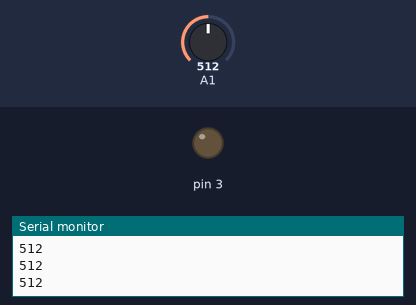
Recording of a sketch running on a simulated Arduino Uno, built with avr-gcc and run on an emulated ATmega328P. Parts: output pins drawn as LEDs (lit = HIGH), the last lines printed to the serial monitor. The inputs (shaded band) are chosen by the test bench; at power-on: A1 = 512.

Above: at 1.2 s.
1.3 s: A1 set to 521
At 2.0 s:
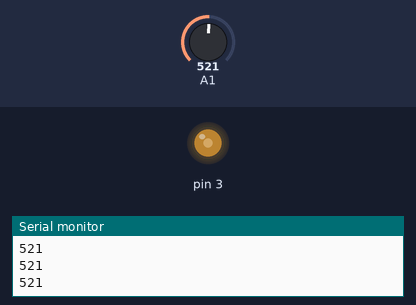
2.9 s: A1 set to 716
At 3.5 s:
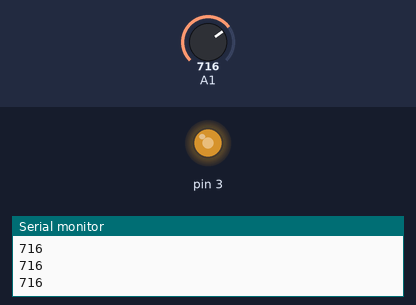
4.5 s: A1 set to 900
At 4.9 s:
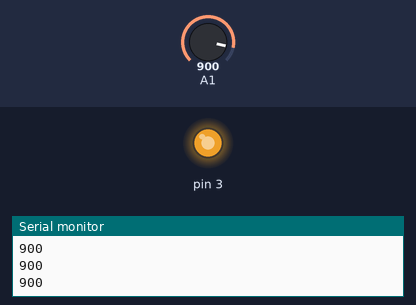
Timing chart, 0 to 7.5 s (numbered marks = the images above; inputs shaded):
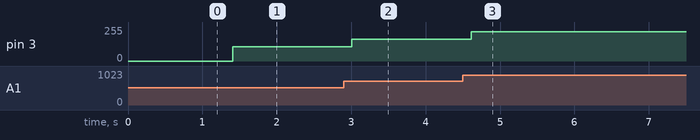

The sketch:

code.ino
```cpp
void setup() {
    pinMode(A1, INPUT);
    pinMode(3, OUTPUT);
    Serial.begin(9600);
}

void loop() {
    int input;
    double output, adjuster;

    // Read the analog throttle input.
    input = analogRead(A1);
    Serial.print(input);
    Serial.println(" ");
    delay(100);

    // Keep the motor off below the throttle midpoint.
    if (input <= 512) {
        output = 0;
    }
    // Gradually increase PWM as the throttle input increases.
    else if (input > 512 && input < 1023) {
        // Set the minimum PWM value needed to start the motor.
        output = 104.5;
        // Scale the throttle input into a gradual PWM adjustment.
        adjuster = (input - 512) / 3.41;
        output = output + adjuster;
    }
    // Set maximum PWM at full throttle.
    else {
        output = 255;
    }

    analogWrite(3, output);
}
```

Measured:
- the behaviour switches between 512 and 513 on A1 (found by bisection; images 0 and 1)
- after the input at 1.3 s, pin 3: 0/255 → 107/255 after 0.10 s
- after the input at 2.9 s, pin 3: 107/255 → 164/255 after 0.11 s
- after the input at 4.5 s, pin 3: 164/255 → 218/255 after 0.12 s
